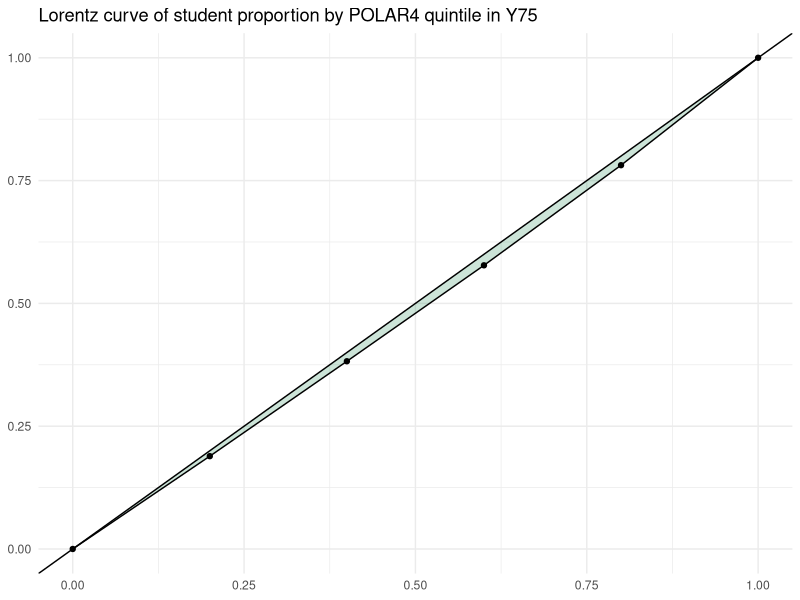
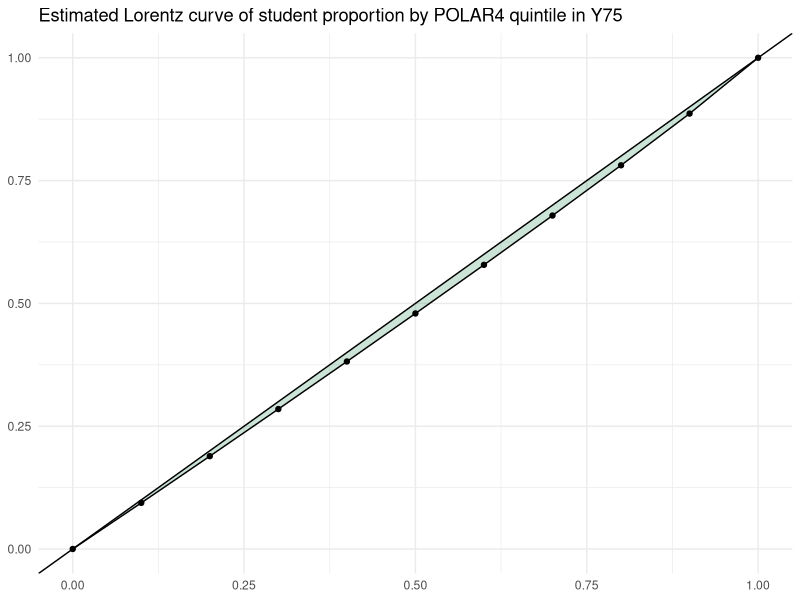

These figures' R source, in order:
unis <- read.csv("data/finalbis.csv")
unis$continuation <- as.numeric(unis$continuation)
# covert POLAR4 %ages to numbers
unis[, paste0('POLAR4.Q', 1:5)] <- unis[, paste0('POLAR4.Q', 1:5)] * unis$Total

clean_uni <- function(code) {
  select <- data.table::setDT(unis[unis$INSTITUTION_CODE == code, ])

  select.m <- data.table::melt(
    select, 
    id.vars = c('INSTITUTION_CODE'),
    measure.vars = paste0('POLAR4.Q', 1:5)
  )

  start <- data.table::data.table(INSTITUTION_CODE = code, variable = 'BASE', value = 0)

  select.m <- rbind(start, select.m)

  select.m <- select.m[order(value)]

  select.m[
    , `:=`(cum.value = cumsum(value) / sum(value), cum.prop = seq(0, 1, by = 0.2))
  ]
}

plot_lorentz_curve <- function(c.prop, c.value) {
  ggplot2::ggplot(mapping = ggplot2::aes(x = c.prop, y = c.value)) +
    ggplot2::geom_ribbon(
      ggplot2::aes(ymax = c.prop, ymin = c.value), fill = "#007a3e", alpha = 0.2
    ) +
    ggplot2::geom_point() +
    ggplot2::geom_line() +
    ggplot2::geom_abline(
      slope = 1, intercept = 0
    ) +
    ggplot2::theme_minimal() +
    ggplot2::scale_x_continuous(limits = c(0, NA)) +
    ggplot2::scale_y_continuous(limits = c(0, NA)) +
    ggplot2::theme(
      axis.title = ggplot2::element_blank()
    )
}

gini <- function(dist) {
  dist <- sort(dist)
  n <- length(dist)
  w <- rep(1 / n, n) 
  w.c <- cumsum(w) / sum(w)
  dist.c <- cumsum(dist) / sum(dist)

  g <- t(dist.c[-1]) %*% w.c[-n] - t(dist.c[-n]) %*% w.c[-1]
  as.numeric(g)
}

estimate_q <- function(dist, q = 10, nbsamp = 10000) {
  o <- dist / sum(dist)

  fn <- function(params) {
    x <- pbeta(q = seq(0.2, 1, length.out = 5), params[1], params[2])
    t <- x - c(0, x[-length(x)])

    sum((o[-1] - t) ^ 2)
  }

  fit <- optim(c(1, 1), fn)

  x <- pbeta(q = seq(0, 1, length.out = q + 1), fit$par[1], fit$par[2])
  x - c(0, x[-length(x)])
}

unis$RAW_GINI <- sapply(unis$INSTITUTION_CODE, \(code) {
  cleaned <- clean_uni(code)
  gini(cleaned$value[-1])
})

unis$ESTIMATED_GINI <- sapply(unis$INSTITUTION_CODE, \(code) {
  cleaned <- clean_uni(code)
  q <- estimate_q(cleaned$value, q = 100)
  gini(q[-1])
})

code <- 'Y75'
cleaned <- clean_uni(code)

plot_lorentz_curve(cleaned$cum.prop, cleaned$cum.value) +
  ggplot2::ggtitle(glue::glue("Lorentz curve of student proportion by POLAR4 quintile in {code}"))

est.c.val <- cumsum(estimate_q(cleaned$value))
c.prop <- seq(0, 1, length.out = length(est.c.val))

plot_lorentz_curve(c.prop, est.c.val) +
  ggplot2::ggtitle(glue::glue("Estimated Lorentz curve of student proportion by POLAR4 quintile in {code}"))
